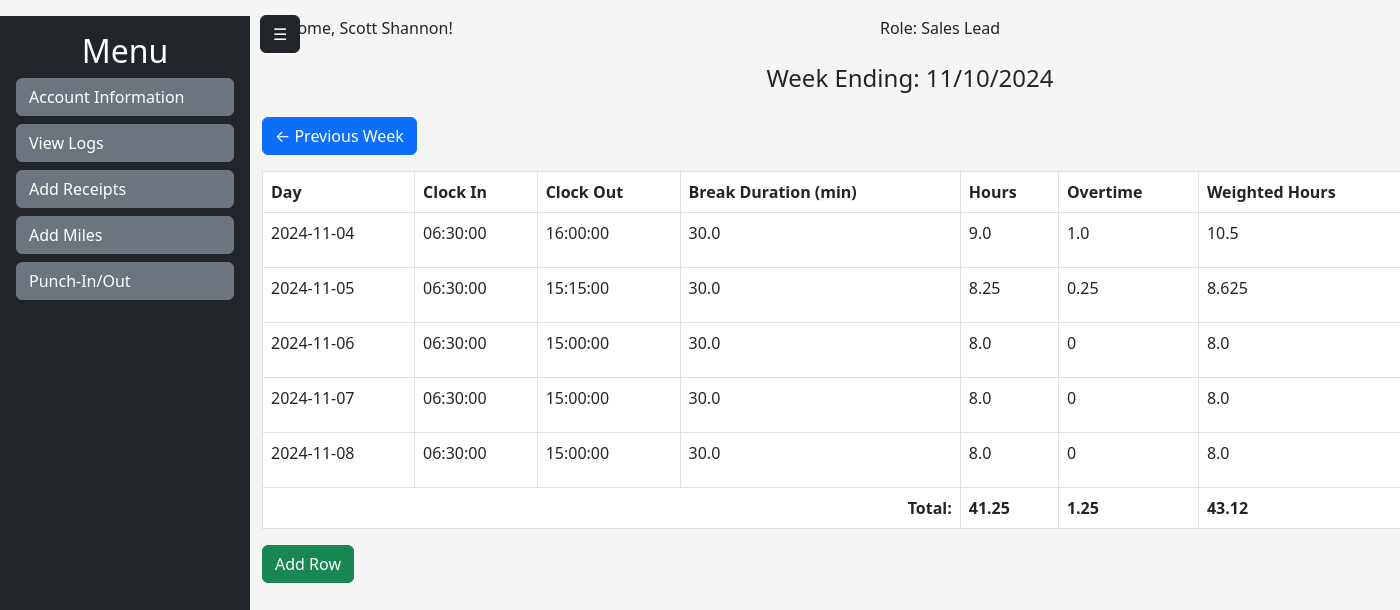
The app's page /employee-dashboard (signed in) with its own data.
### tables this page shows
CREATE TABLE Employee (
    employee_id INTEGER PRIMARY KEY,
    first_name TEXT NOT NULL,
    last_name TEXT NOT NULL,
    username TEXT UNIQUE NOT NULL,
    password_hash TEXT NOT NULL,
    four_digit_code TEXT UNIQUE,
    employee_role TEXT NOT NULL
);

CREATE TABLE PunchRecord (
    punch_id INTEGER PRIMARY KEY,
    employee_id INTEGER NOT NULL,
    week_id INTEGER,
    record_date DATE NOT NULL,
    punch_in_time TIME,
    punch_out_time TIME,
    break_start_time TIME,
    break_end_time TIME,
    FOREIGN KEY (employee_id) REFERENCES Employee(employee_id),
    FOREIGN KEY (week_id) REFERENCES WeekLog(week_id)
);

### app.py (the view, shortened to what this page needs)
@app.route("/employee-dashboard", defaults={'week_id': None})
@app.route("/employee-dashboard/<week_id>")
def employee_dashboard(week_id):
    if "employee_id" not in session:
        print("User not logged in. Redirecting to login.")
        return redirect(url_for("login"))
    try:
        db = get_db()  # Initialize database connection
        cursor = db.cursor()
        if not week_id:
            cursor.execute(
                "SELECT MAX(week_id) AS latest_week_id FROM WeekLog WHERE employee_id = ?",
                (session["employee_id"],)
            )
            result = cursor.fetchone()
            week_id = result["latest_week_id"] if result else None
        cursor.execute(
            "SELECT week_starting_day, week_ending_day FROM WeekLog WHERE week_id = ? AND employee_id = ?",
            (week_id, session["employee_id"])
        )
        week_data = cursor.fetchone()
        if not week_data:
            raise ValueError("Week data not found in the database.")
        week_start_date = datetime.strptime(week_data["week_starting_day"], "%Y-%m-%d")
        week_end_date = datetime.strptime(week_data["week_ending_day"], "%Y-%m-%d")
        formatted_week_ending_date = week_end_date.strftime("%m/%d/%Y")
        all_days = [
            (week_start_date + timedelta(days=i)).strftime("%Y-%m-%d")
            for i in range((week_end_date - week_start_date).days + 1)
        ]
        cursor.execute(
            "SELECT record_date FROM PunchRecord WHERE employee_id = ? AND week_id = ?",
            (session["employee_id"], week_id)
        )
        existing_records = {row["record_date"] for row in cursor.fetchall()}
        available_days = [day for day in all_days if day not in existing_records]
        cursor.execute(
            """
            SELECT record_date AS day, punch_in_time AS clock_in, punch_out_time AS clock_out,
                   break_start_time AS break_start, break_end_time AS break_end
            FROM PunchRecord
            WHERE employee_id = ? AND week_id = ?
            """,
            (session["employee_id"], week_id)
        )
        work_logs = cursor.fetchall()
        cursor.execute(
            """
            SELECT miles_id, miles_date AS day, miles_driven
            FROM MilesLog
            WHERE employee_id = ? AND week_id = ?
            ORDER BY miles_date
            """,
            (session["employee_id"], week_id)
        )
        miles_records = cursor.fetchall()
        enriched_logs = []
        total_hours = total_overtime = total_weighted_hours = 0
        for log in work_logs:
            try:
                break_duration = calculate_break_duration(log["break_start"], log["break_end"])
                hours = calculate_daily_hours(log["clock_in"], log["clock_out"], break_duration)
                overtime = calculate_overtime(hours)
                weighted_hours = calculate_weighted_hours(hours, overtime)
                total_hours += hours
                total_overtime += overtime
                total_weighted_hours += weighted_hours
                enriched_logs.append({
                    "day": log["day"],
                    "clock_in": log["clock_in"],
                    "clock_out": log["clock_out"],
                    "break_duration": break_duration,
                    "hours": hours,
                    "overtime": overtime,
                    "weighted_hours": weighted_hours,
                })
            except Exception as log_error:
                print(f"Error processing log for {log['day']}: {log_error}")
        cursor.execute(
            "SELECT week_id FROM WeekLog WHERE employee_id = ? AND week_id < ? ORDER BY week_id DESC LIMIT 1",
            (session["employee_id"], week_id)
        )
        previous_week = cursor.fetchone()
        cursor.execute(
            "SELECT week_id FROM WeekLog WHERE employee_id = ? AND week_id > ? ORDER BY week_id ASC LIMIT 1",
            (session["employee_id"], week_id)
        )
        next_week = cursor.fetchone()
        cursor.execute(
            "SELECT first_name, last_name, employee_role FROM Employee WHERE employee_id = ?",
            (session.get("employee_id"),)
        )
        employee = cursor.fetchone()
        if not employee:
            print(f"No employee found for ID: {session.get('employee_id')}")
            return redirect(url_for("login"))
        print(f"Employee fetched: {employee}")
        return render_template(
            "dashboard.html",
            employee=employee,
            work_logs=enriched_logs,
            miles_records=miles_records,
            total_hours=round(total_hours, 2),
            total_overtime=round(total_overtime, 2),
            total_weighted_hours=round(total_weighted_hours, 2),
            previous_week_id=previous_week["week_id"] if previous_week else None,
            next_week_id=next_week["week_id"] if next_week else None,
            available_days=available_days,
            week_ending_date=formatted_week_ending_date  # Pass formatted week ending date
        )
    except Exception as e:
        print(f"An error occurred in the employee_dashboard: {e}")
        return render_template("error.html", error_message=str(e)), 500

### app.py (called while the page is built)
def get_db():
    db = sqlite3.connect("PunchCardSystem.db")
    db.row_factory = sqlite3.Row
    return db

@app.teardown_appcontext
def close_connection(exception):
    db = getattr(g, "_database", None)
    if db is not None:
        db.close()

### calculations.py (called while the page is built)
def parse_time(time_str):
    try:
        return datetime.strptime(time_str, "%H:%M:%S")
    except ValueError:
        try:
            return datetime.strptime(time_str, "%H:%M")
        except ValueError:
            raise ValueError(f"Time data '{time_str}' does not match format '%H:%M:%S' or '%H:%M'")

def calculate_break_duration(break_start, break_end):
    if not break_start or not break_end:
        return 0.0  # No break if either time is missing
    break_start_time = parse_time(break_start)
    break_end_time = parse_time(break_end)
    duration = break_end_time - break_start_time
    return duration.total_seconds() / 60  # Convert seconds to minutes

def calculate_daily_hours(clock_in, clock_out, break_duration):
    print(f"Clock-in: {clock_in}, Clock-out: {clock_out}, Break Duration: {break_duration}")
    if not clock_in or not clock_out:
        return 0
    if len(clock_in.split(":")) == 2:
        clock_in += ":00"  # Add seconds if missing
    if len(clock_out.split(":")) == 2:
        clock_out += ":00"
    clock_in_time = datetime.strptime(clock_in, "%H:%M:%S")
    clock_out_time = datetime.strptime(clock_out, "%H:%M:%S")
    total_worked = (clock_out_time - clock_in_time).seconds / 3600
    print(f"Total Worked (raw): {total_worked} hours")
    return round(total_worked - break_duration / 60, 2)

def calculate_overtime(hours):
    print(f"Calculating Overtime: Total Hours Worked: {hours}")
    overtime = max(0, hours - 8)
    print(f"Overtime: {overtime}")
    return overtime

def calculate_weighted_hours(hours, overtime):
    print(f"Calculating Weighted Hours: Hours: {hours}, Overtime: {overtime}")
    weighted_hours = hours + (1.5 * overtime)
    print(f"Weighted Hours: {weighted_hours}")
    return weighted_hours

### templates/dashboard.html (shortened to what this page needs)
<!DOCTYPE html>
<html>
<head>
    <link href="https://cdn.jsdelivr.net/npm/bootstrap@5.3.0-alpha1/dist/css/bootstrap.min.css" rel="stylesheet">
</head>
<body>
    <div class="sidebar bg-dark text-white vh-100 p-3 position-fixed">
        <h2 class="text-center">Menu</h2>
        <button class="btn btn-secondary w-100 mb-2">Account Information</button>
        <button class="btn btn-secondary w-100 mb-2" id="view-logs-btn">View Logs</button>
        <button class="btn btn-secondary w-100 mb-2">Add Receipts</button>
        <button class="btn btn-secondary w-100 mb-2" id="add-miles-btn">Add Miles</button>
        <button class="btn btn-secondary w-100 mb-2" id="punch-recorder-btn">Punch-In/Out</button>
    </div>
    <button class="toggle-btn btn btn-dark">☰</button>
    <div class="container">
        <div class="header d-flex justify-content-between align-items-center my-3">
            <div>Welcome, {{ employee["first_name"] }} {{ employee["last_name"] }}!</div>
            <div>Role: {{ employee["employee_role"] }}</div>
        </div>
        <div class="text-center my-4">
            <h4>Week Ending: {{ week_ending_date }}</h4>
        </div>
        <div class="navigation-buttons">
            <a href="{{ url_for('employee_dashboard', week_id=previous_week_id) }}"
               class="btn btn-primary" {% if not previous_week_id %}disabled{% endif %}>
                &larr; Previous Week
            </a>
        </div>
        <div class="table-container">
            <table class="table table-bordered">
                <thead>
                    <tr>
                        <th>Day</th>
                        <th>Clock In</th>
                        <th>Clock Out</th>
                        <th>Break Duration (min)</th>
                        <th>Hours</th>
                        <th>Overtime</th>
                        <th>Weighted Hours</th>
                    </tr>
                </thead>
                <tbody>
                    {% for log in work_logs %}
                    <tr id="row-{{ log['day'] }}">
                        <td>{{ log["day"] }}</td>
                        <td>{{ log["clock_in"] }}</td>
                        <td>{{ log["clock_out"] }}</td>
                        <td>{{ log["break_duration"] }}</td>
                        <td>{{ log["hours"] }}</td>
                        <td>{{ log["overtime"] }}</td>
                        <td>{{ log["weighted_hours"] }}</td>
                    </tr>
                    {% else %}
                    <tr>
                        <td colspan="8" class="text-center">No data available for this week.</td>
                    </tr>
                    {% endfor %}
                </tbody>
                <tfoot>
                    <tr>
                        <td colspan="4" class="text-end fw-bold">Total:</td>
                        <td class="fw-bold">{{ total_hours }}</td>
                        <td class="fw-bold">{{ total_overtime }}</td>
                        <td class="fw-bold">{{ total_weighted_hours }}</td>
                    </tr>
                </tfoot>
            </table>
        </div>
        <button class="btn btn-success" data-bs-toggle="modal" data-bs-target="#addRowModal">Add Row</button>
    </div>
</body>
</html>

### templates/dashboard.html (style rules this page uses)
body { background-color: #f5f5f5; }
.sidebar { width: 250px; transition: all 0.3s; }
.sidebar button { text-align: left; white-space: nowrap; overflow: hidden; text-overflow: ellipsis; }
.container { margin-left: 250px; transition: all 0.3s; }
.toggle-btn { position: absolute; top: 15px; left: 260px; cursor: pointer; z-index: 1000; transition: all 0.3s; }
.navigation-buttons { margin-top: 1rem; margin-bottom: 1rem; display: flex; justify-content: space-between; }
.navigation-buttons a { z-index: 10; }

### records on screen
Employee: first_name "Scott", last_name "Shannon", employee_role "Sales Lead"
PunchRecord: day "2024-11-04", clock_in "06:30:00", clock_out "16:00:00", break_duration "30.0", hours "9.0", overtime "1.0", weighted_hours "10.5"
PunchRecord: day "2024-11-05", clock_in "06:30:00", clock_out "15:15:00", break_duration "30.0", hours "8.25", overtime "0.25", weighted_hours "8.625"
PunchRecord: day "2024-11-06", clock_in "06:30:00", clock_out "15:00:00", break_duration "30.0", hours "8.0", overtime "0", weighted_hours "8.0"
PunchRecord: day "2024-11-07", clock_in "06:30:00", clock_out "15:00:00", break_duration "30.0", hours "8.0", overtime "0", weighted_hours "8.0"
PunchRecord: day "2024-11-08", clock_in "06:30:00", clock_out "15:00:00", break_duration "30.0", hours "8.0", overtime "0", weighted_hours "8.0"

### other values on screen
{{ week_ending_date }} "11/10/2024"
{{ total_hours }} "41.25"
{{ total_overtime }} "1.25"
{{ total_weighted_hours }} "43.12"
